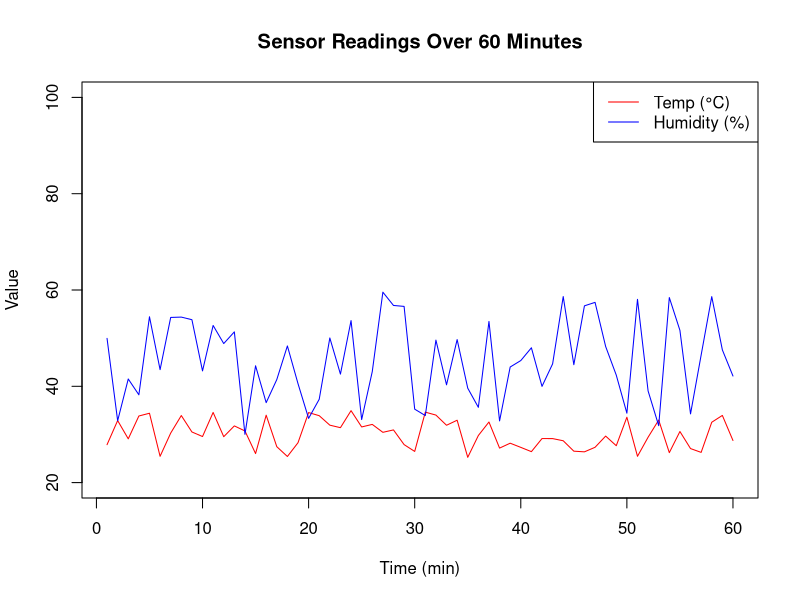

Source code (R):
# --- Program: Sensor Data Analysis and Visualization ---

# 1. Simulate 60 minutes of sensor data
set.seed(123) # For reproducible results
time <- 1:60
temp <- runif(60, 25, 35)      # Temperature in Celsius
humidity <- runif(60, 30, 60)  # Humidity in %
pressure <- runif(60, 1000, 1015) # Pressure in hPa

# --- 2. Calculate Average Readings ---
avg_temp <- mean(temp)
avg_hum <- mean(humidity)
avg_pres <- mean(pressure)

# --- 3. Identify Specific Time Intervals ---
# Logic: Temp > 30 AND Humidity < 40
critical_intervals <- which(temp > 30 & humidity < 40)

# --- 4. Plot Sensor Readings ---
# Plotting Temperature
plot(time, temp, type = "l", col = "red", ylim = c(20, 100), 
     main = "Sensor Readings Over 60 Minutes", xlab = "Time (min)", ylab = "Value")
# Adding Humidity to the same plot
lines(time, humidity, col = "blue")
legend("topright", legend = c("Temp (°C)", "Humidity (%)"), col = c("red", "blue"), lty = 1)

# --- Section: Print Results to Console ---
cat("--- Average Sensor Readings ---\n")
cat("Average Temperature:", round(avg_temp, 2), "°C\n")
cat("Average Humidity:", round(avg_hum, 2), "%\n")
cat("Average Pressure:", round(avg_pres, 2), "hPa\n\n")

cat("--- Critical Intervals ---\n")
if(length(critical_intervals) > 0) {
  cat("Conditions (Temp > 30 & Hum < 40) met at minutes:", critical_intervals, "\n")
} else {
  cat("Critical conditions were not met during this hour.\n")
}
